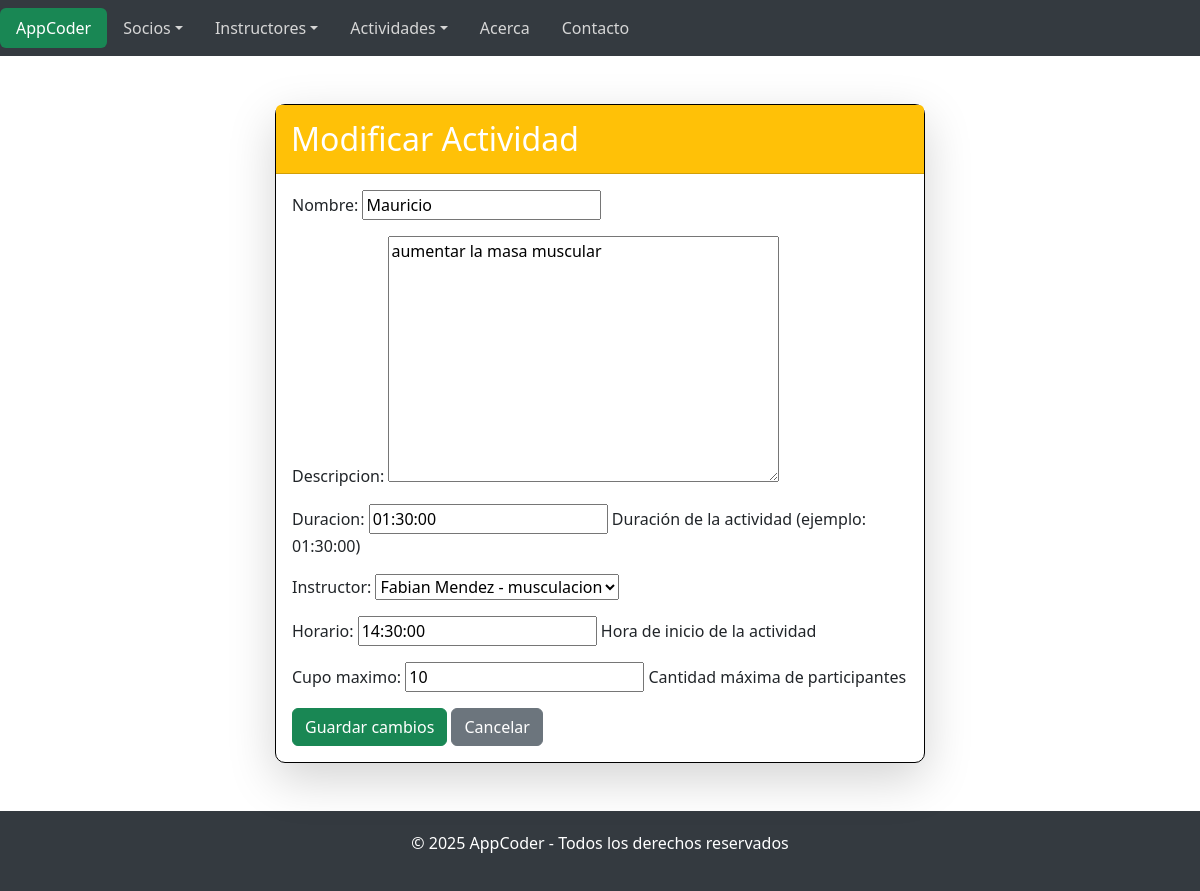
The app's page /editar_actividad/1/ with its own data.
### AppCoder/models.py (models this page shows, shortened)
class Actividad(models.Model):
    nombre = models.CharField(max_length=50)
    descripcion = models.TextField(blank=True, null=True)
    duracion = models.DurationField(help_text="Duración de la actividad (ejemplo: 01:30:00)")
    instructor = models.ForeignKey('Instructor', on_delete=models.SET_NULL, null=True, related_name='actividades')
    horario = models.TimeField(help_text="Hora de inicio de la actividad")
    cupo_maximo = models.IntegerField(help_text="Cantidad máxima de participantes")

class Instructor(models.Model):
    especialidades = [
        ('musculacion', 'Musculación'),
        ('spinning', 'Spinning'),
        ('yoga', 'Yoga'),
        ('bailoterapia', 'Bailoterapia'),
        ('natacion', 'Natación'),
        ('crossfit', 'Crossfit'),
        ('entrenamiento funcional', 'Entrenamiento funcional'),
    ]
    nombre = models.CharField(max_length=100)
    apellido = models.CharField(max_length=100)
    email = models.EmailField()
    especialidad = models.CharField(max_length=50, choices=especialidades)
    def __str__(self):
        return f"{self.nombre} {self.apellido} - {self.especialidad}"

### AppCoder/views.py (the view)
# urls.py: path('editar_actividad/<int:pk>/', views.editar_actividad, name='editar_actividad'),
def editar_actividad(request, pk):
    actividad = Actividad.objects.get(pk=pk)
    if request.method == 'POST':
        form = ActividadForm(request.POST, instance=actividad)
        if form.is_valid():
            form.save()
            return redirect('lista_actividades')
    else:
        form = ActividadForm(instance=actividad)
    return render(request, 'AppCoder/editar_actividad.html', {'form': form})

### AppCoder/forms.py
class ActividadForm(forms.ModelForm):
    class Meta:
        model = Actividad
        fields = ['nombre', 'descripcion', 'duracion', 'instructor', 'horario', 'cupo_maximo']

### AppCoder/templates/AppCoder/editar_actividad.html (shortened to what this page needs)
{% extends "AppCoder/index.html" %}
{% load static %}
{% block cuerpo %}
<div class="container my-5">
    <div class="card shadow-lg">
        <div class="card-header bg-warning text-white">
            <h2 class="mb-0">Modificar Actividad</h2>
        </div>
        <div class="card-body">
            <form method="post">
                {{ form.as_p }}
                <button type="submit" class="btn btn-success">Guardar cambios</button>
                <a href="{% url 'lista_actividades' %}" class="btn btn-secondary">Cancelar</a>
            </form>
        </div>
    </div>
</div>
{% endblock %}

### AppCoder/static/css/styles.css (style rules this page uses)
:root, [data-bs-theme=light] { --bs-blue: #0d6efd; --bs-indigo: #6610f2; --bs-purple: #6f42c1; --bs-pink: #d63384; --bs-red: #dc3545; --bs-orange: #fd7e14; --bs-yellow: #ffc107; --bs-green: #198754; --bs-teal: #20c997; --bs-cyan: #0dcaf0; --bs-black: #000; --bs-white: #fff; --bs-gray: #6c757d; --bs-gray-dark: #343a40; --bs-gray-100: #f8f9fa; --bs-gray-200: #e9ecef; --bs-gray-300: #dee2e6; --bs-gray-400: #ced4da; --bs-gray-500: #adb5bd; --bs-gray-600: #6c757d; --bs-gray-700: #495057; --bs-gray-800: #343a40; --bs-gray-900: #212529; --bs-primary: #0d6efd; --bs-secondary: #6c757d; --bs-success: #198754; --bs-info: #0dcaf0; --bs-warning: #ffc107; --bs-danger: #dc3545; --bs-light: #f8f9fa; --bs-dark: #212529; --bs-primary-rgb: 13, 110, 253; --bs-secondary-rgb: 108, 117, 125; --bs-success-rgb: 25, 135, 84; --bs-info-rgb: 13, 202, 240; --bs-warning-rgb: 255, 193, 7; --bs-danger-rgb: 220, 53, 69; --bs-light-rgb: 248, 249, 250; --bs-dark-rgb: 33, 37, 41; --bs-primary-text-emphasis: #052c65; --bs-secondary-text-emphasis: #2b2f32; --bs-success-text-emphasis: #0a3622; --bs-info-text-emphasis: #055160; --bs-warning-text-emphasis: #664d03; --bs-danger-text-emphasis: #58151c; --bs-light-text-emphasis: #495057; --bs-dark-text-emphasis: #495057; --bs-primary-bg-subtle: #cfe2ff; --bs-secondary-bg-subtle: #e2e3e5; --bs-success-bg-subtle: #d1e7dd; --bs-info-bg-subtle: #cff4fc; --bs-warning-bg-subtle: #fff3cd; --bs-danger-bg-subtle: #f8d7da; --bs-light-bg-subtle: #fcfcfd; --bs-dark-bg-subtle: #ced4da; --bs-primary-border-subtle: #9ec5fe; --bs-secondary-border-subtle: #c4c8cb; --bs-success-border-subtle: #a3cfbb; --bs-info-border-subtle: #9eeaf9; --bs-warning-border-subtle: #ffe69c; --bs-danger-border-subtle: #f1aeb5; --bs-light-border-subtle: #e9ecef; --bs-dark-border-subtle: #adb5bd; --bs-white-rgb: 255, 255, 255; --bs-black-rgb: 0, 0, 0; --bs-font-sans-serif: system-ui, -apple-system, "Segoe UI", Roboto, "Helvetica Neue", "Noto Sans", "Liberation Sans", Arial, sans-serif, "Apple Color Emoji", "Segoe UI Emoji", "Segoe UI Symbol", "Noto Color Emoji"; --bs-font-monospace: SFMono-Regular, Menlo, Monaco, Consolas, "Liberation Mono", "Courier New", monospace; --bs-gradient: linear-gradient(180deg, rgba(255, 255, 255, 0.15), rgba(255, 255, 255, 0)); --bs-body-font-family: var(--bs-font-sans-serif); --bs-body-font-size: 1rem; --bs-body-font-weight: 400; --bs-body-line-height: 1.5; --bs-body-color: #212529; --bs-body-color-rgb: 33, 37, 41; --bs-body-bg: #fff; --bs-body-bg-rgb: 255, 255, 255; --bs-emphasis-color: #000; --bs-emphasis-color-rgb: 0, 0, 0; --bs-secondary-color: rgba(33, 37, 41, 0.75); --bs-secondary-color-rgb: 33, 37, 41; --bs-secondary-bg: #e9ecef; --bs-secondary-bg-rgb: 233, 236, 239; --bs-tertiary-color: rgba(33, 37, 41, 0.5); --bs-tertiary-color-rgb: 33, 37, 41; --bs-tertiary-bg: #f8f9fa; --bs-tertiary-bg-rgb: 248, 249, 250; --bs-heading-color: inherit; --bs-link-color: #0d6efd; --bs-link-color-rgb: 13, 110, 253; --bs-link-decoration: underline; --bs-link-hover-color: #0a58ca; --bs-link-hover-color-rgb: 10, 88, 202; --bs-code-color: #d63384; --bs-highlight-color: #212529; --bs-highlight-bg: #fff3cd; --bs-border-width: 1px; --bs-border-style: solid; --bs-border-color: #dee2e6; --bs-border-color-translucent: rgba(0, 0, 0, 0.175); --bs-border-radius: 0.375rem; --bs-border-radius-sm: 0.25rem; --bs-border-radius-lg: 0.5rem; --bs-border-radius-xl: 1rem; --bs-border-radius-xxl: 2rem; --bs-border-radius-2xl: var(--bs-border-radius-xxl); --bs-border-radius-pill: 50rem; --bs-box-shadow: 0 0.5rem 1rem rgba(0, 0, 0, 0.15); --bs-box-shadow-sm: 0 0.125rem 0.25rem rgba(0, 0, 0, 0.075); --bs-box-shadow-lg: 0 1rem 3rem rgba(0, 0, 0, 0.175); --bs-box-shadow-inset: inset 0 1px 2px rgba(0, 0, 0, 0.075); --bs-focus-ring-width: 0.25rem; --bs-focus-ring-opacity: 0.25; --bs-focus-ring-color: rgba(13, 110, 253, 0.25); --bs-form-valid-color: #198754; --bs-form-valid-border-color: #198754; --bs-form-invalid-color: #dc3545; --bs-form-invalid-border-color: #dc3545; }
.card { border: 1px solid black; border-radius: 10px; box-shadow: 0 5px 9px rgba(0, 0, 0, 0.471); transition: transform 0.3s; }
.container { max-width: 650px; }
.card-header { padding: 15px; }
.container, .container-fluid, .container-lg, .container-md, .container-sm, .container-xl, .container-xxl { --bs-gutter-x: 1.5rem; --bs-gutter-y: 0; width: 100%; padding-right: calc(var(--bs-gutter-x)* .0); padding-left: calc(var(--bs-gutter-x)* .0); }

### records on screen
Actividad: nombre "Mauricio", descripcion "aumentar la masa muscular", duracion "01:30:00", instructor "Fabian Mendez - musculacion", horario "14:30:00", cupo_maximo "10"
